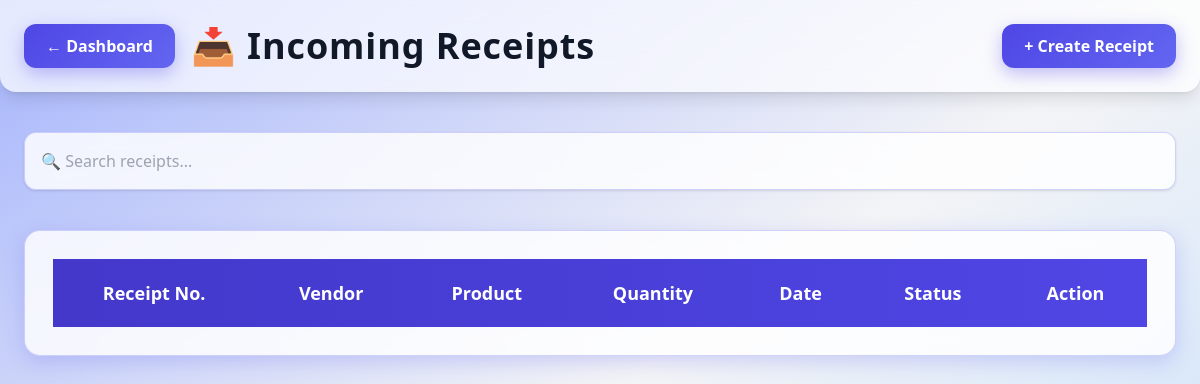
/receipts/, run on an earlier commit of the app's database.
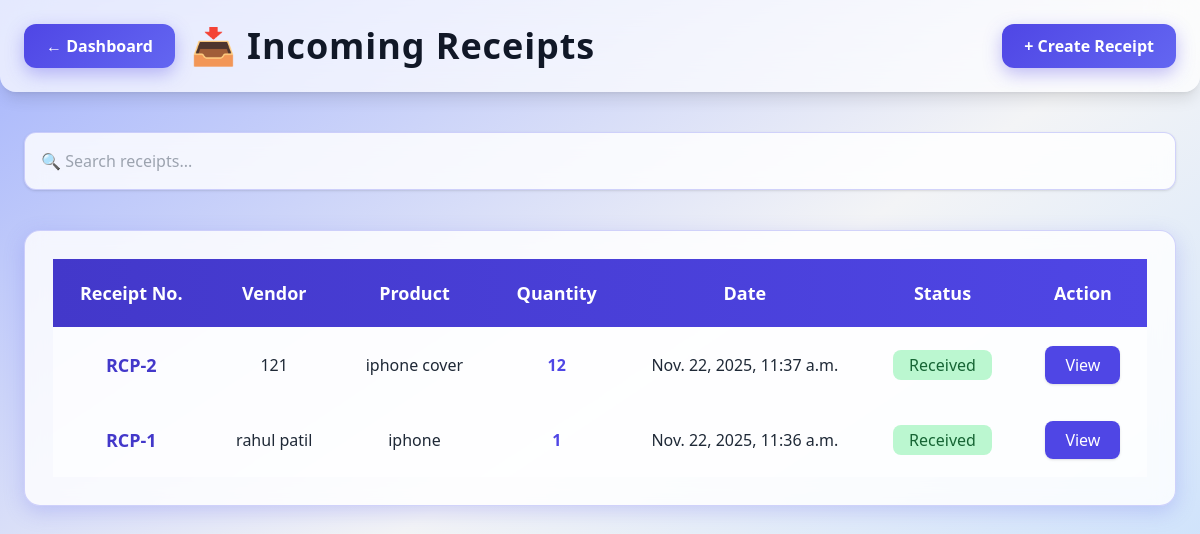
And on a later commit of the database.
### receipts/models.py (models this page shows, shortened)
class Receipt(models.Model):
    vendor = models.CharField(max_length=200)
    product = models.ForeignKey(Product, on_delete=models.CASCADE)
    quantity = models.PositiveIntegerField()
    date = models.DateTimeField(auto_now_add=True)
    STATUS_CHOICES = (
        ("Pending", "Pending"),
        ("Received", "Received"),
    )
    status = models.CharField(max_length=20, choices=STATUS_CHOICES, default="Received")
    note = models.TextField(blank=True, null=True)

### products/models.py (models this page shows, shortened)
class Product(models.Model):
    name = models.CharField(max_length=200)
    sku = models.CharField(max_length=100)
    category = models.CharField(max_length=100)
    unit = models.CharField(max_length=50)
    stock = models.IntegerField()
    description = models.TextField(blank=True, null=True)
    reorder_level = models.IntegerField(default=0)

### receipts/views.py (the view)
# urls.py: path('', views.receipt_list, name='receipt_list'),
def receipt_list(request):
    receipts = Receipt.objects.all().order_by('-id')
    return render(request, "receipts/receipt_list.html", {"receipts": receipts})

### templates/receipts/receipt_list.html (shortened to what this page needs)
<!DOCTYPE html>
<html lang="en">
<head>
    <script src="https://cdn.tailwindcss.com"></script>
</head>
<body class="bg-gradient-to-br from-indigo-300 via-gray-100 to-blue-200 min-h-screen">
    <header class="bg-white/70 backdrop-blur-xl shadow-lg p-6 flex justify-between items-center slide-up rounded-b-2xl">
        <div class="flex items-center">
            {% if request.user.is_authenticated %}
            <a href="{% url 'dashboard' %}" class="btn-add mr-4">← Dashboard</a>
            {% else %}
            <a href="{% url 'login' %}?next={% url 'dashboard' %}" class="btn-add mr-4">← Dashboard</a>
            {% endif %}
            <h1 class="text-4xl font-extrabold text-gray-900 tracking-wide">
                📥 Incoming Receipts
            </h1>
        </div>
        <a href="{% url 'receipts:receipt_add' %}" class="btn-add">
            + Create Receipt
        </a>
    </header>
    <section class="max-w-6xl mx-auto mt-10 slide-up">
        <input
            id="searchInput"
            type="text"
            placeholder="🔍 Search receipts..."
            class="w-full p-4 rounded-xl glass-card shadow focus:outline-none"
        />
    </section>
    <section class="max-w-6xl mx-auto mt-10 glass-card p-7 slide-up overflow-x-auto">
        <table class="w-full text-center text-gray-800" id="receiptTable">
            <thead class="text-lg table-head rounded-md">
                <tr>
                    <th class="py-4">Receipt No.</th>
                    <th>Vendor</th>
                    <th>Product</th>
                    <th>Quantity</th>
                    <th>Date</th>
                    <th>Status</th>
                    <th class="py-4">Action</th>
                </tr>
            </thead>
            <tbody>
                {% for r in receipts %}
                <tr class="bg-white/60 rounded-xl">
                    <td class="font-semibold text-lg text-indigo-700">RCP-{{ r.id }}</td>
                    <td>{{ r.vendor }}</td>
                    <td>{{ r.product.name }}</td>
                    <td class="font-bold text-indigo-600">{{ r.quantity }}</td>
                    <td>{{ r.date }}</td>
                    <td>
                        {% if r.status == "Pending" %}
                            <span class="px-4 py-1 rounded-lg bg-yellow-200 text-yellow-800">Pending</span>
                        {% else %}
                            <span class="px-4 py-1 rounded-lg bg-green-200 text-green-800">Received</span>
                        {% endif %}
                    </td>
                    <td>
                        <a
                            href="{% url 'receipts:receipt_detail' r.id %}"
                            class="px-5 py-2 bg-indigo-600 text-white rounded-lg shadow hover:bg-indigo-700 hover:shadow-xl transition"
                        >
                            View
                        </a>
                    </td>
                </tr>
                {% endfor %}
            </tbody>
        </table>
    </section>
</body>
</html>

What changed in the data, as far as the page shows it:
added Receipt: id "2", vendor "121", product.name "iphone cover", quantity "12", date "Nov. 22, 2025, 11:37 a.m.", status "Received"
added Receipt: id "1", vendor "rahul patil", product.name "iphone", quantity "1", date "Nov. 22, 2025, 11:36 a.m.", status "Received"
